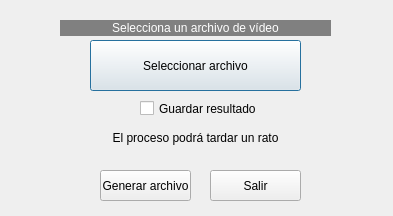
<?xml version="1.0" encoding="UTF-8"?>
<ui version="4.0">
 <class>DetectarCaras</class>
 <widget class="QDialog" name="DetectarCaras">
  <property name="geometry">
   <rect>
    <x>0</x>
    <y>0</y>
    <width>393</width>
    <height>216</height>
   </rect>
  </property>
  <property name="windowTitle">
   <string>Crear imagen con caras encontradas</string>
  </property>
  <widget class="QLabel" name="label">
   <property name="geometry">
    <rect>
     <x>60</x>
     <y>20</y>
     <width>271</width>
     <height>16</height>
    </rect>
   </property>
   <property name="styleSheet">
    <string notr="true">background-color: rgb(128, 128, 128);
color: rgb(255, 255, 255);</string>
   </property>
   <property name="text">
    <string>Selecciona un archivo de vídeo</string>
   </property>
   <property name="alignment">
    <set>Qt::AlignCenter</set>
   </property>
  </widget>
  <widget class="QPushButton" name="pushButton">
   <property name="geometry">
    <rect>
     <x>90</x>
     <y>40</y>
     <width>211</width>
     <height>51</height>
    </rect>
   </property>
   <property name="text">
    <string>Seleccionar archivo</string>
   </property>
  </widget>
  <widget class="QCheckBox" name="checkBox">
   <property name="geometry">
    <rect>
     <x>140</x>
     <y>100</y>
     <width>121</width>
     <height>17</height>
    </rect>
   </property>
   <property name="text">
    <string>Guardar resultado </string>
   </property>
  </widget>
  <widget class="QPushButton" name="pushButton_2">
   <property name="geometry">
    <rect>
     <x>210</x>
     <y>170</y>
     <width>91</width>
     <height>31</height>
    </rect>
   </property>
   <property name="text">
    <string>Salir</string>
   </property>
  </widget>
  <widget class="QPushButton" name="pushButton_3">
   <property name="geometry">
    <rect>
     <x>100</x>
     <y>170</y>
     <width>91</width>
     <height>31</height>
    </rect>
   </property>
   <property name="text">
    <string>Generar archivo</string>
   </property>
  </widget>
  <widget class="QLabel" name="label_2">
   <property name="geometry">
    <rect>
     <x>60</x>
     <y>130</y>
     <width>271</width>
     <height>16</height>
    </rect>
   </property>
   <property name="text">
    <string>El proceso podrá tardar un rato</string>
   </property>
   <property name="alignment">
    <set>Qt::AlignCenter</set>
   </property>
  </widget>
 </widget>
 <resources/>
 <connections/>
</ui>
